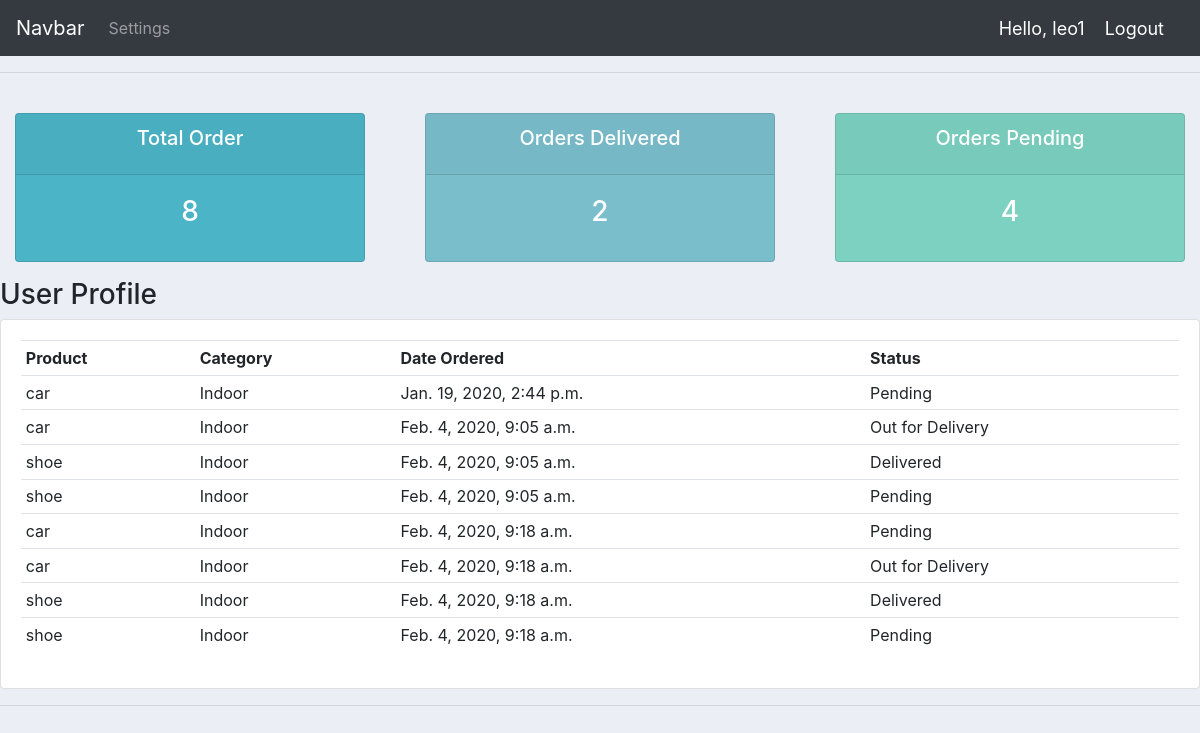
/accounts1/user/ (signed in), run on the app's committed database.
### accounts1/models.py (models this page shows, shortened)
class Order(models.Model):
    STATUS = (
        ('Pending', 'Pending'),
        ('Out for Delivery', 'Out for Delivery'),
        ('Delivered', 'Delivered')
    )
    customer = models.ForeignKey(Customer, null=True,  on_delete=models.CASCADE)
    product = models.ForeignKey(Product, null=True, on_delete=models.CASCADE)
    date_created = models.DateTimeField(auto_now_add=True, null=True)
    status = models.CharField(max_length=25, null=True, choices=STATUS)
    note = models.CharField(max_length=25, null=True)

class Product(models.Model):
    CATEGORY = (
        ('Indoor', 'Indoor'),
        ('Out Door', 'Out Door'),
    )
    name = models.CharField(max_length=200, null=True)
    price = models.FloatField(null=True)
    category = models.CharField(max_length=10, null=True, choices=CATEGORY)
    description = models.CharField(max_length=200, null=True, blank=True)
    date_created = models.DateTimeField(auto_now_add=True, null=True)
    tags = models.ManyToManyField(Tag)
    def __str__(self):
        return self.name

### accounts1/decorators.py (the view)
        def wrapper_func(request, *args, **kwargs):
            group = None
            if request.user.groups.exists():
                group = request.user.groups.all()[0].name
            if group in allowed_rolls:
                return view_func(request, *args, **kwargs)
            else:
                return HttpResponse('You are not authorised to view this page')

### accounts1/views.py (called while the page is built)
@login_required(login_url = 'accounts1:login')
@allowed_user(allowed_rolls= ['customer'])
def userPage(request):
    orders = request.user.customer.order_set.all()
    total_orders = orders.count()
    delivered = orders.filter(status='Delivered').count()
    pending = orders.filter(status='Pending').count()
    context = {
        'orders': orders,
        'total_orders': total_orders,
        'delivered': delivered,
        'pending': pending,
    }
    return render(request, 'accounts1/user.html', context)

### accounts1/templates/accounts1/user.html
{% extends 'accounts1/main.html' %}
{% block content %}
{%include 'accounts1/status.html'%}
<h3>User Profile</h3>
<div class="row">
    <div class="col-md">
        <div class="card card-body">
            <table class="table table-sm">
                <tr>
                    <th>Product</th>
                    <th>Category</th>
                    <th>Date Ordered</th>
                    <th>Status</th>
                </tr>
                {% for order in orders %}
                <tr>
                    <td>{{ order.product }}</td>
                    <td>{{ order.product.category }}</td>
                    <td>{{ order.date_created }}</td>
                    <td>{{ order.status }}</td>
                </tr>
                {% endfor %}
            </table>
        </div>
    </div>
</div>
{% endblock %}

### accounts1/templates/accounts1/navbar.html (shortened to what this page needs)
<nav class="navbar navbar-expand-md bg-dark navbar-dark">
  <a class="navbar-brand" href="#">Navbar</a>
  <div class="collapse navbar-collapse" id="collapsibleNavbar">
    <ul class="navbar-nav">
      {% if request.user.is_staff %}
      <li class="nav-item">
        <a class="nav-link" href="{% url 'accounts1:home' %}">Dashboard</a>
      </li>
      <li class="nav-item">
        <a class="nav-link" href="{% url 'accounts1:products' %}">Products</a>
      </li>
      {% else %}
      <li class="nav-item">
      <a class="nav-link" href="{% url 'accounts1:account' %}">Settings</a>
      </li>
      {% endif %}
    </ul>
  </div>
   <span class="hello-msg">Hello, {{ request.user }}</span>
   <span><a class="hello-msg" href="{% url 'accounts1:logout' %}">Logout</a> </span>
</nav>

### accounts1/static/css/main.css (style rules this page uses)
body { background-color:#ebeff5; }

### accounts1/templates/accounts1/navbar.html (style rules this page uses)
.hello-msg { font-size: 18px; color: #fff; margin-right: 20px; }

### data on the page
Order: product "car", product.category "Indoor", date_created "Jan. 19, 2020, 2:44 p.m.", status "Pending"
Order: product "car", product.category "Indoor", date_created "Feb. 4, 2020, 9:05 a.m.", status "Out for Delivery"
Order: product "shoe", product.category "Indoor", date_created "Feb. 4, 2020, 9:05 a.m.", status "Delivered"
Order: product "shoe", product.category "Indoor", date_created "Feb. 4, 2020, 9:05 a.m.", status "Pending"
Order: product "car", product.category "Indoor", date_created "Feb. 4, 2020, 9:18 a.m.", status "Pending"
Order: product "car", product.category "Indoor", date_created "Feb. 4, 2020, 9:18 a.m.", status "Out for Delivery"
Order: product "shoe", product.category "Indoor", date_created "Feb. 4, 2020, 9:18 a.m.", status "Delivered"
Order: product "shoe", product.category "Indoor", date_created "Feb. 4, 2020, 9:18 a.m.", status "Pending"

### other printed values
{{ request.user }} "leo1"
{{ total_orders }} "8"
{{ delivered }} "2"
{{ pending }} "4"
